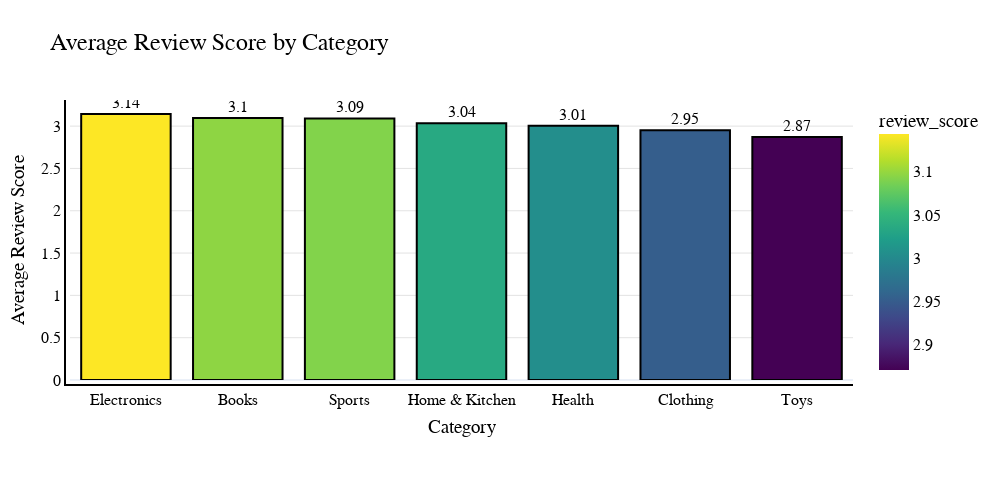
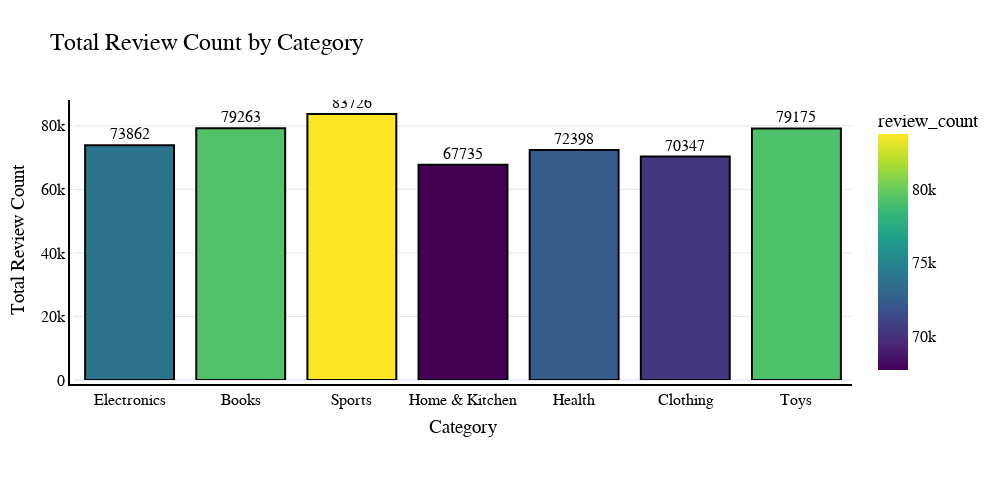

Notebook code cell kept with these figures, in order:
### Code cell
# Calculate average review score and total review count per category
category_reviews = df.groupby('category').agg({
    'review_score': 'mean',
    'review_count': 'sum'
}).sort_values(by='review_score', ascending=False).reset_index()

# Plotting Average Review Score by Category with Plotly
fig = px.bar(category_reviews, x='category', y='review_score',
             title='Average Review Score by Category',
             color='review_score', color_continuous_scale='Viridis')  # Beautiful color palette

fig.update_layout(
    title_font_size=24,
    xaxis_title="Category",
    yaxis_title="Average Review Score",
    template="plotly_white",  # Light background
    xaxis=dict(showgrid=False, linecolor='black', linewidth=2),
    yaxis=dict(showgrid=True, gridcolor='rgba(200,200,200,0.5)', linecolor='black', linewidth=2),
    font=dict(family="Arial", size=16, color="black"),
    margin=dict(l=70, r=50, b=120, t=100, pad=4),  # Adjust margins
    width=1000,  # Width of the plot
    height=500   # Decreased plot height
)

fig.update_traces(text=category_reviews['review_score'].round(2),
                  textposition='outside',
                  marker=dict(line=dict(width=2, color='black')))

fig.show()
# Plotting Total Review Count by Category with Plotly
fig = px.bar(category_reviews, x='category', y='review_count',
             title='Total Review Count by Category',
             color='review_count', color_continuous_scale='Viridis')  # Beautiful color palette

fig.update_layout(
    title_font_size=24,
    xaxis_title="Category",
    yaxis_title="Total Review Count",
    template="plotly_white",  # Light background
    xaxis=dict(showgrid=False, linecolor='black', linewidth=2),
    yaxis=dict(showgrid=True, gridcolor='rgba(200,200,200,0.5)', linecolor='black', linewidth=2),
    font=dict(family="Arial", size=16, color="black"),
    margin=dict(l=70, r=50, b=120, t=100, pad=4),  # Adjust margins
    width=1000,  # Width of the plot
    height=500   # Decreased plot height
)

fig.update_traces(text=category_reviews['review_count'],
                  textposition='outside',
                  marker=dict(line=dict(width=2, color='black')))

fig.show()

### Figure 1 — Plotly figure (JSON) as saved in the notebook; plotly's stock layout.template omitted (floating-point values rounded to 4 significant figures)
{"data": [{"alignmentgroup": "True", "hovertemplate": "category=%{x}<br>review_score=%{marker.color}<extra></extra>", "legendgroup": "", "marker": {"color": [3.143, 3.097, 3.092, 3.035, 3.005, 2.952, 2.871], "coloraxis": "coloraxis", "line": {"color": "black", "width": 2}, "pattern": {"shape": ""}}, "name": "", "offsetgroup": "", "orientation": "v", "showlegend": false, "text": [3.14, 3.1, 3.09, 3.04, 3.01, 2.95, 2.87], "textposition": "outside", "type": "bar", "x": ["Electronics", "Books", "Sports", "Home & Kitchen", "Health", "Clothing", "Toys"], "xaxis": "x", "y": [3.143, 3.097, 3.092, 3.035, 3.005, 2.952, 2.871], "yaxis": "y"}], "layout": {"barmode": "relative", "coloraxis": {"colorbar": {"title": {"text": "review_score"}}, "colorscale": [[0, "#440154"], [0.1111, "#482878"], [0.2222, "#3e4989"], [0.3333, "#31688e"], [0.4444, "#26828e"], [0.5556, "#1f9e89"], [0.6667, "#35b779"], [0.7778, "#6ece58"], [0.8889, "#b5de2b"], [1, "#fde725"]]}, "font": {"color": "black", "family": "Arial", "size": 16}, "height": 500, "legend": {"tracegroupgap": 0}, "margin": {"b": 120, "l": 70, "pad": 4, "r": 50, "t": 100}, "title": {"font": {"size": 24}, "text": "Average Review Score by Category"}, "width": 1000, "xaxis": {"anchor": "y", "domain": [0, 1], "linecolor": "black", "linewidth": 2, "showgrid": false, "title": {"text": "Category"}}, "yaxis": {"anchor": "x", "domain": [0, 1], "gridcolor": "rgba(200,200,200,0.5)", "linecolor": "black", "linewidth": 2, "showgrid": true, "title": {"text": "Average Review Score"}}}}

### Figure 2 — Plotly figure (JSON) as saved in the notebook; plotly's stock layout.template omitted (floating-point values rounded to 4 significant figures)
{"data": [{"alignmentgroup": "True", "hovertemplate": "category=%{x}<br>review_count=%{marker.color}<extra></extra>", "legendgroup": "", "marker": {"color": [73862, 79263, 83726, 67735, 72398, 70347, 79175], "coloraxis": "coloraxis", "line": {"color": "black", "width": 2}, "pattern": {"shape": ""}}, "name": "", "offsetgroup": "", "orientation": "v", "showlegend": false, "text": [73862, 79263, 83726, 67735, 72398, 70347, 79175], "textposition": "outside", "type": "bar", "x": ["Electronics", "Books", "Sports", "Home & Kitchen", "Health", "Clothing", "Toys"], "xaxis": "x", "y": [73862, 79263, 83726, 67735, 72398, 70347, 79175], "yaxis": "y"}], "layout": {"barmode": "relative", "coloraxis": {"colorbar": {"title": {"text": "review_count"}}, "colorscale": [[0, "#440154"], [0.1111, "#482878"], [0.2222, "#3e4989"], [0.3333, "#31688e"], [0.4444, "#26828e"], [0.5556, "#1f9e89"], [0.6667, "#35b779"], [0.7778, "#6ece58"], [0.8889, "#b5de2b"], [1, "#fde725"]]}, "font": {"color": "black", "family": "Arial", "size": 16}, "height": 500, "legend": {"tracegroupgap": 0}, "margin": {"b": 120, "l": 70, "pad": 4, "r": 50, "t": 100}, "title": {"font": {"size": 24}, "text": "Total Review Count by Category"}, "width": 1000, "xaxis": {"anchor": "y", "domain": [0, 1], "linecolor": "black", "linewidth": 2, "showgrid": false, "title": {"text": "Category"}}, "yaxis": {"anchor": "x", "domain": [0, 1], "gridcolor": "rgba(200,200,200,0.5)", "linecolor": "black", "linewidth": 2, "showgrid": true, "title": {"text": "Total Review Count"}}}}
